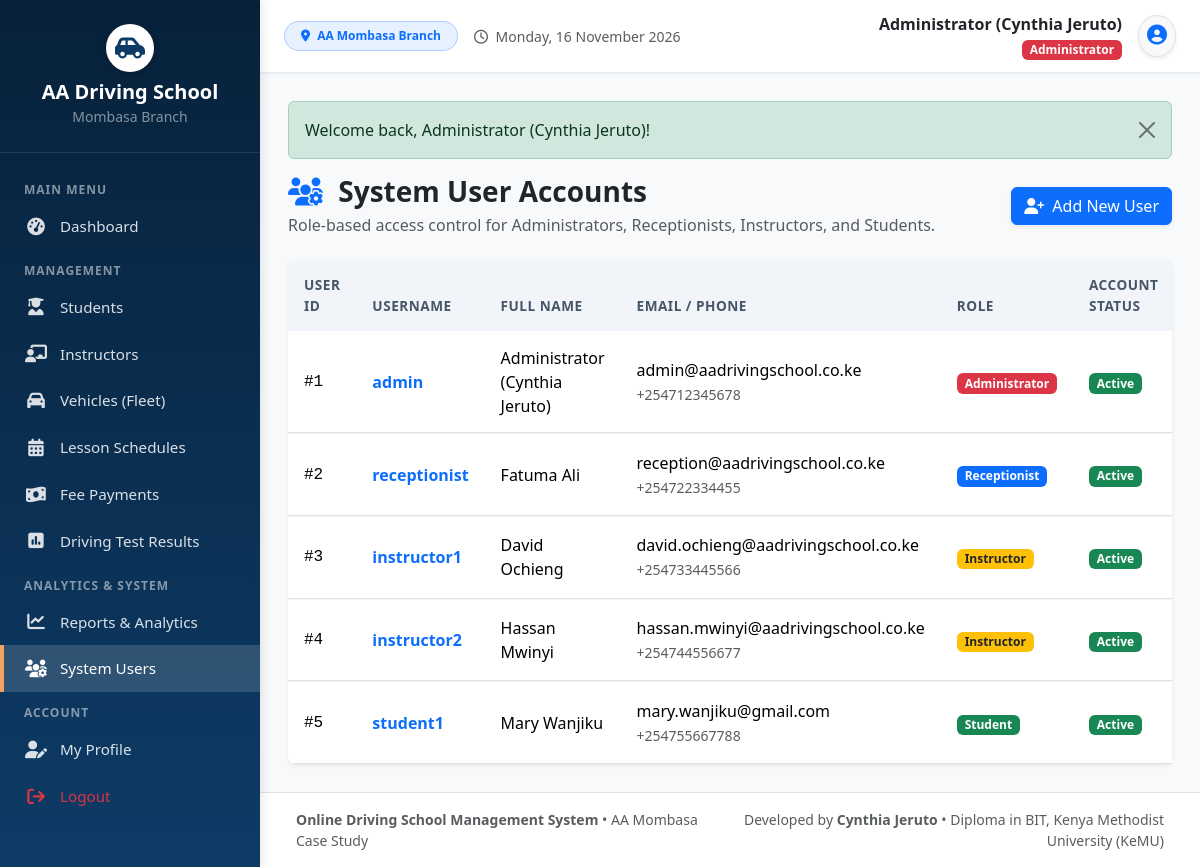
/users.php (signed in), run on the app's committed database.
### tables this page shows
CREATE TABLE `users` (
  `user_id` INT(11) NOT NULL AUTO_INCREMENT,
  `username` VARCHAR(50) NOT NULL UNIQUE,
  `password` VARCHAR(255) NOT NULL,
  `full_name` VARCHAR(100) NOT NULL,
  `email` VARCHAR(100) DEFAULT NULL,
  `phone` VARCHAR(20) DEFAULT NULL,
  `role` ENUM('Administrator', 'Receptionist', 'Instructor', 'Student') NOT NULL DEFAULT 'Receptionist',
  `status` ENUM('Active', 'Inactive') NOT NULL DEFAULT 'Active',
  `created_at` TIMESTAMP NOT NULL DEFAULT CURRENT_TIMESTAMP,
  PRIMARY KEY (`user_id`)
);

### users.php (the view, shortened to what this page needs)
<?php
require_once __DIR__ . '/includes/header.php';
$users = $pdo->query("SELECT * FROM users ORDER BY user_id ASC")->fetchAll();
?>
<div class="d-flex justify-content-between align-items-center mb-4">
    <div>
        <h3 class="fw-bold mb-1 text-dark"><i class="fa-solid fa-users-gear text-primary me-2"></i> System User Accounts</h3>
        <p class="text-muted mb-0">Role-based access control for Administrators, Receptionists, Instructors, and Students.</p>
    </div>
    <a href="user_add.php" class="btn btn-primary shadow-sm">
        <i class="fa-solid fa-user-plus me-1"></i> Add New User
    </a>
</div>
<div class="card border-0 shadow-sm rounded-3">
    <div class="card-body p-0">
        <div class="table-responsive">
            <table class="table custom-table table-hover mb-0">
                <thead>
                    <tr>
                        <th>User ID</th>
                        <th>Username</th>
                        <th>Full Name</th>
                        <th>Email / Phone</th>
                        <th>Role</th>
                        <th>Account Status</th>
                    </tr>
                </thead>
                <tbody>
                    <?php foreach ($users as $u): ?>
                        <tr>
                            <td class="font-monospace">#<?= $u['user_id'] ?></td>
                            <td class="fw-bold text-primary"><?= htmlspecialchars($u['username']) ?></td>
                            <td><?= htmlspecialchars($u['full_name']) ?></td>
                            <td>
                                <div><?= htmlspecialchars($u['email'] ?? '-') ?></div>
                                <small class="text-muted"><?= htmlspecialchars($u['phone'] ?? '-') ?></small>
                            </td>
                            <td>
                                <?php
                                $rColors = [
                                    'Administrator' => 'danger',
                                    'Receptionist' => 'primary',
                                    'Instructor' => 'warning text-dark',
                                    'Student' => 'success'
                                ];
                                $bColor = $rColors[$u['role']] ?? 'secondary';
                                ?>
                                <span class="badge bg-<?= $bColor ?>"><?= htmlspecialchars($u['role']) ?></span>
                            </td>
                            <td>
                                <span class="badge bg-<?= ($u['status'] === 'Active') ? 'success' : 'secondary' ?>">
                                    <?= htmlspecialchars($u['status']) ?>
                                </span>
                            </td>
                        </tr>
                    <?php endforeach; ?>
                </tbody>
            </table>
        </div>
    </div>
</div>
<?php require_once __DIR__ . '/includes/footer.php'; ?>

### assets/css/style.css (style rules this page uses)
:root { --primary-color: #0d3b66; --primary-dark: #07213a; --primary-light: #185a9d; --accent-color: #f4a261; --accent-hover: #e76f51; --bg-light: #f8f9fa; --sidebar-width: 260px; --text-dark: #2b2d42; --card-shadow: 0 4px 12px rgba(0, 0, 0, 0.05); }
body { font-family: 'Segoe UI', system-ui, -apple-system, sans-serif; background-color: var(--bg-light); color: var(--text-dark); min-height: 100vh; }
.custom-table { border-collapse: separate; border-spacing: 0; border-radius: 8px; overflow: hidden; background: #ffffff; }
.custom-table thead th { background-color: #f1f5f9; color: #475569; font-weight: 600; font-size: 0.85rem; text-transform: uppercase; letter-spacing: 0.5px; border: none; padding: 0.9rem 1rem; }
.custom-table tbody td { padding: 0.9rem 1rem; vertical-align: middle; border-top: 1px solid #f1f5f9; }

### data on the page
users: user_id "1", username "admin", full_name "Administrator (Cynthia Jeruto)", email "admin@aadrivingschool.co.ke", phone "+254712345678", role "Administrator", status "Active"
users: user_id "2", username "receptionist", full_name "Fatuma Ali", email "reception@aadrivingschool.co.ke", phone "+254722334455", role "Receptionist", status "Active"
users: user_id "3", username "instructor1", full_name "David Ochieng", email "david.ochieng@aadrivingschool.co.ke", phone "+254733445566", role "Instructor", status "Active"
users: user_id "4", username "instructor2", full_name "Hassan Mwinyi", email "hassan.mwinyi@aadrivingschool.co.ke", phone "+254744556677", role "Instructor", status "Active"
users: user_id "5", username "student1", full_name "Mary Wanjiku", email "mary.wanjiku@gmail.com", phone "+254755667788", role "Student", status "Active"

### other printed values
$_SESSION['full_name'] "Administrator (Cynthia Jeruto)"
$_SESSION['role'] "Administrator"
$flash['message'] "Welcome back, Administrator (Cynthia Jeruto)!"
